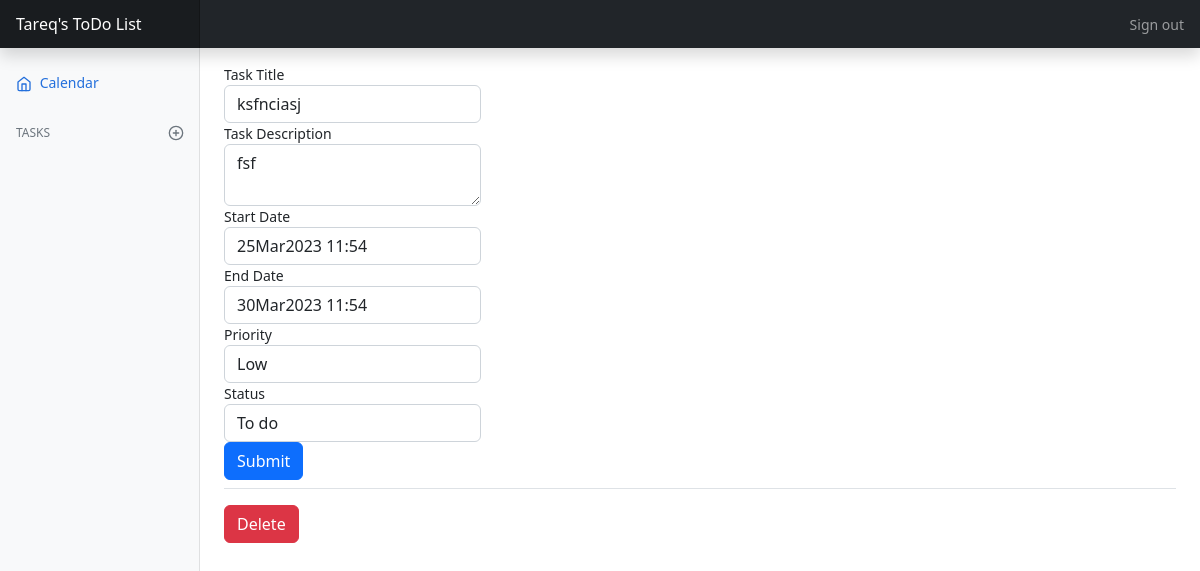
Page /edit/4 (signed in) on the committed database.
### main.py (models this page shows)
class User(db.Model, UserMixin):
    id = db.Column(db.Integer, primary_key=True)
    name = db.Column(db.String(50))
    email = db.Column(db.String(120), unique=True)
    password = db.Column(db.String(300))
    todos = db.relationship('Todo', backref='User')

class Todo(db.Model):
    id = db.Column(db.Integer, primary_key=True)
    task_title = db.Column(db.String(50), nullable=False)
    task_notes = db.Column(db.Text, nullable=False)
    start_date = db.Column(db.DateTime, nullable=False)
    end_date = db.Column(db.DateTime, nullable=False)
    priority = db.Column(db.String, nullable=False)
    status = db.Column(db.String, nullable=False)
    user_id = db.Column(db.Integer, db.ForeignKey('user.id'), nullable=False)

### main.py (the view, shortened to what this page needs)
@app.route("/edit/<int:todo_id>", methods=["POST", "GET"])
@login_required
def edit(todo_id):
    todo = db.session.query(Todo).filter_by(id=todo_id).first()
    user = db.session.query(User).filter_by(id=todo.user_id).first()
    user_id = user.id
    form = AddTask(task_title=todo.task_title,
                   task_notes=todo.task_notes,
                   start_date=todo.start_date,
                   end_date=todo.end_date,
                   priority=todo.priority,
                   status=todo.status,
                   )
    return render_template("edit.html", user=User.query.get(user_id), user_id=user_id, form=form, todo=todo )

### main.py
class AddTask(FlaskForm):
    task_title = StringField("Task Title", validators=[DataRequired()])
    task_notes = TextAreaField("Task Description", validators=[DataRequired()])
    start_date = DateTimeField("Start Date", validators=[DataRequired()], format="%d%b%Y %H:%M", default=datetime.datetime.utcnow())
    end_date = DateTimeField("End Date", validators=[DataRequired()], format="%d%b%Y %H:%M", default=datetime.datetime.utcnow())
    priority = SelectField("Priority", validators=[DataRequired()], choices=["Low", "Medium", "High"])
    status = SelectField("Status", validators=[DataRequired()], choices=["To do", "Doing", "Done"])
    submit = SubmitField("Submit", validators=[DataRequired()])

### main.py (called while the page is built)
@login_manager.user_loader
def load_user(user_id):
    return User.query.get(int(user_id))

### templates/edit.html (shortened to what this page needs)
{% import "bootstrap/wtf.html" as wtf %}
<!doctype html>
<html lang="en">
<head>
    <link rel="stylesheet" type="text/css"
          href="{{ url_for('static',filename='/assets/dist/css/bootstrap.min.css') }}">
    <link rel="stylesheet" type="text/css" href="{{ url_for('static',filename='dashboard.css') }}">
</head>
<body>
<header class="navbar navbar-dark sticky-top bg-dark flex-md-nowrap p-0 shadow">
    <a class="navbar-brand col-md-3 col-lg-2 me-0 px-3 fs-6" href="#">{{user.name}}'s ToDo List</a>
    <div class="navbar-nav">
        <div class="nav-item text-nowrap">
            <a class="nav-link px-3" href="{{url_for('logout')}}">Sign out</a>
        </div>
    </div>
</header>
<div class="container-fluid">
    <div class="row">
        <nav id="sidebarMenu" class="col-md-3 col-lg-2 d-md-block bg-light sidebar collapse">
            <div class="position-sticky pt-3 sidebar-sticky">
                <ul class="nav flex-column">
                    <li class="nav-item">
                        <a class="nav-link active" aria-current="page" href="{{url_for('dashboard', user_id=user_id)}}">
                            <span data-feather="home" class="align-text-bottom"></span>
                            Calendar
                        </a>
                    </li>
                </ul>
                <h6 class="sidebar-heading d-flex justify-content-between align-items-center px-3 mt-4 mb-1 text-muted text-uppercase">
                    <span>Tasks</span>
                    <a class="link-secondary" href="{{url_for('add', user_id= user_id)}}" aria-label="Add a new report">
                        <span data-feather="plus-circle" class="align-text-bottom"></span>
                    </a>
                </h6>
            </div>
        </nav>
        <main class="col-md-9 ms-sm-auto col-lg-10 px-md-4">
            <div class="d-flex justify-content-between flex-wrap flex-md-nowrap align-items-center pt-3 pb-2 mb-3 border-bottom">
                {{ wtf.quick_form(form, novalidate=True, button_map={"submit": "primary"}) }}
            </div>
            <div>
                <a href="/delete/{{todo.id}}">
                    <button type="button" class="btn btn-danger">Delete</button>
                </a>
            </div>
        </main>
    </div>
</div>
</body>
</html>

### static/dashboard.css (style rules this page uses)
body { font-size: .875rem; }
.feather { width: 16px; height: 16px; }
.sidebar { position: fixed; top: 0; bottom: 0; left: 0; z-index: 100; padding: 48px 0 0; box-shadow: inset -1px 0 0 rgba(0, 0, 0, .1); }
.sidebar-sticky { height: calc(100vh - 48px); overflow-x: hidden; overflow-y: auto; }
.sidebar .nav-link { font-weight: 500; color: #333; }
.sidebar .nav-link .feather { margin-right: 4px; color: #727272; }
.sidebar .nav-link.active { color: #2470dc; }
.sidebar .nav-link:hover .feather, .sidebar .nav-link.active .feather { color: inherit; }
.sidebar-heading { font-size: .75rem; }
.navbar-brand { padding-top: .75rem; padding-bottom: .75rem; background-color: rgba(0, 0, 0, .25); box-shadow: inset -1px 0 0 rgba(0, 0, 0, .25); }

### rows in the picture
User: name "Tareq"
Todo: task_title "ksfnciasj", task_notes "fsf", start_date "25Mar2023 11:54", end_date "30Mar2023 11:54", priority "Low", status "To do"
